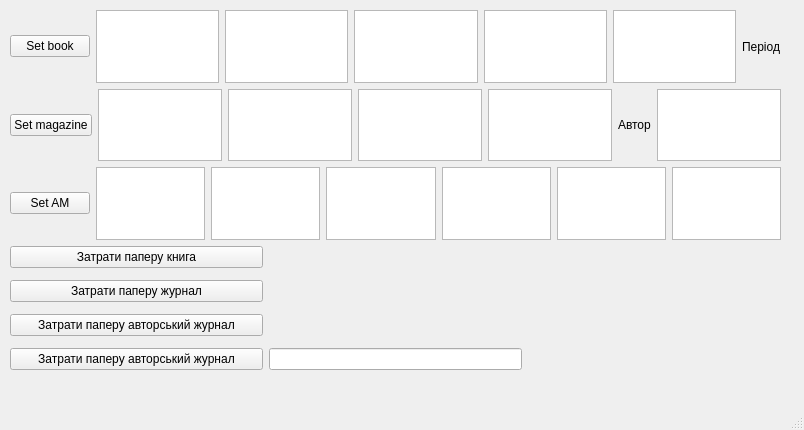
<?xml version="1.0" encoding="UTF-8"?>
<ui version="4.0">
 <class>MainWindow</class>
 <widget class="QMainWindow" name="MainWindow">
  <property name="geometry">
   <rect>
    <x>0</x>
    <y>0</y>
    <width>804</width>
    <height>430</height>
   </rect>
  </property>
  <property name="windowTitle">
   <string>MainWindow</string>
  </property>
  <widget class="QWidget" name="centralwidget">
   <widget class="QWidget" name="verticalLayoutWidget">
    <property name="geometry">
     <rect>
      <x>10</x>
      <y>10</y>
      <width>771</width>
      <height>230</height>
     </rect>
    </property>
    <layout class="QVBoxLayout" name="verticalLayout">
     <item>
      <layout class="QHBoxLayout" name="horizontalLayout_3">
       <item>
        <widget class="QPushButton" name="book_set">
         <property name="text">
          <string>Set book</string>
         </property>
        </widget>
       </item>
       <item>
        <widget class="QTextEdit" name="book_name"/>
       </item>
       <item>
        <widget class="QTextEdit" name="book_number_of_pages"/>
       </item>
       <item>
        <widget class="QTextEdit" name="book__size_of_page"/>
       </item>
       <item>
        <widget class="QTextEdit" name="book_number"/>
       </item>
       <item>
        <widget class="QTextEdit" name="book_author"/>
       </item>
       <item>
        <widget class="QLabel" name="inf_p">
         <property name="text">
          <string>Період</string>
         </property>
        </widget>
       </item>
      </layout>
     </item>
     <item>
      <layout class="QHBoxLayout" name="horizontalLayout_4">
       <item>
        <widget class="QPushButton" name="magazine_set">
         <property name="text">
          <string>Set magazine</string>
         </property>
        </widget>
       </item>
       <item>
        <widget class="QTextEdit" name="magazine_name"/>
       </item>
       <item>
        <widget class="QTextEdit" name="magazine_number_of_pages"/>
       </item>
       <item>
        <widget class="QTextEdit" name="magazine_size_of_page"/>
       </item>
       <item>
        <widget class="QTextEdit" name="magazine_number"/>
       </item>
       <item>
        <widget class="QLabel" name="inf_a">
         <property name="text">
          <string>Автор</string>
         </property>
        </widget>
       </item>
       <item>
        <widget class="QTextEdit" name="magazine_period"/>
       </item>
      </layout>
     </item>
     <item>
      <layout class="QHBoxLayout" name="horizontalLayout">
       <item>
        <widget class="QPushButton" name="am_set">
         <property name="text">
          <string>Set AM</string>
         </property>
        </widget>
       </item>
       <item>
        <widget class="QTextEdit" name="am_name"/>
       </item>
       <item>
        <widget class="QTextEdit" name="am_number_of_pages"/>
       </item>
       <item>
        <widget class="QTextEdit" name="am_size_of_page"/>
       </item>
       <item>
        <widget class="QTextEdit" name="am_number"/>
       </item>
       <item>
        <widget class="QTextEdit" name="am_author"/>
       </item>
       <item>
        <widget class="QTextEdit" name="am_period"/>
       </item>
      </layout>
     </item>
    </layout>
   </widget>
   <widget class="QWidget" name="gridLayoutWidget">
    <property name="geometry">
     <rect>
      <x>10</x>
      <y>240</y>
      <width>771</width>
      <height>138</height>
     </rect>
    </property>
    <layout class="QGridLayout" name="gridLayout">
     <item row="4" column="2">
      <widget class="QLabel" name="am_res2">
       <property name="text">
        <string/>
       </property>
      </widget>
     </item>
     <item row="0" column="2">
      <widget class="QLabel" name="book_res">
       <property name="text">
        <string/>
       </property>
      </widget>
     </item>
     <item row="2" column="2">
      <widget class="QLabel" name="am_res1">
       <property name="text">
        <string/>
       </property>
      </widget>
     </item>
     <item row="1" column="2">
      <widget class="QLabel" name="magazine_res">
       <property name="text">
        <string/>
       </property>
      </widget>
     </item>
     <item row="0" column="0">
      <widget class="QPushButton" name="book_paper">
       <property name="text">
        <string>Затрати паперу книга</string>
       </property>
      </widget>
     </item>
     <item row="4" column="0">
      <widget class="QPushButton" name="am_paperd">
       <property name="text">
        <string>Затрати паперу авторський журнал</string>
       </property>
      </widget>
     </item>
     <item row="2" column="0">
      <widget class="QPushButton" name="am_paper">
       <property name="text">
        <string>Затрати паперу авторський журнал</string>
       </property>
      </widget>
     </item>
     <item row="4" column="1">
      <widget class="QLineEdit" name="days">
       <property name="sizePolicy">
        <sizepolicy hsizetype="Preferred" vsizetype="Fixed">
         <horstretch>0</horstretch>
         <verstretch>0</verstretch>
        </sizepolicy>
       </property>
      </widget>
     </item>
     <item row="1" column="0">
      <widget class="QPushButton" name="magazine_paper">
       <property name="text">
        <string>Затрати паперу журнал</string>
       </property>
      </widget>
     </item>
    </layout>
   </widget>
  </widget>
  <widget class="QMenuBar" name="menubar">
   <property name="geometry">
    <rect>
     <x>0</x>
     <y>0</y>
     <width>804</width>
     <height>22</height>
    </rect>
   </property>
  </widget>
  <widget class="QStatusBar" name="statusbar"/>
 </widget>
 <resources/>
 <connections/>
</ui>
